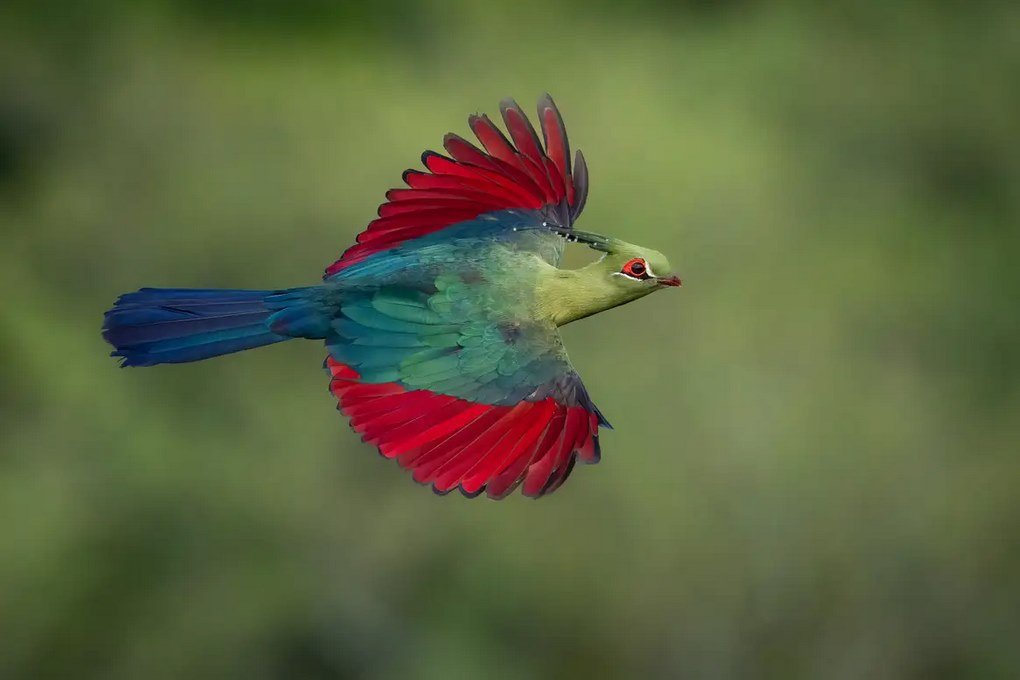
#> input picture HW0/Q1.jpg, 1020 x 680 px
$ jupyter execute Q1.ipynb
#> lines starting #> are read from the running program, lines starting #| are printed output that depends on the picture
قسمت الف

باز کردن عکس با استفاده از matlotlib
منبع : https://matplotlib.org/stable/tutorials/introductory/images.html

[cell 1]
import matplotlib.pyplot as plt
import numpy as np
from PIL import Image

img = np.asarray(Image.open('./Q1.jpg'))
#> img is the input picture: shape (680, 1020, 3); mean R, G, B 91.6, 100.1, 63.9

print(img.shape) # (680, 1020, 3)
#| (680, 1020, 3)


# print(repr(img))
# plt.xticks([]), plt.yticks([])  # to hide tick values on X and Y axis
imgplot = plt.imshow(img)

باز کردن عکس با opencv
منبع : https://docs.opencv.org/4.x/db/deb/tutorial_display_image.html

[cell 2]
import cv2 as cv
import sys

img = cv.imread(cv.samples.findFile("./Q1.jpg"))
if img is None:
    sys.exit("Could not read the image.")

print(img.shape) # (680, 1020, 3)
#| (680, 1020, 3)

cv.imshow("Display window", img)
k = cv.waitKey(0)
#> (key Esc is pressed here)

# if k == ord("s"):
#     cv.imwrite("./Q1.jpg", img)

تفاوت دو کتابخانه:
در ترتیب نمایش کانال رنگ ها به صورت rgb و bgr هست در زیر به طور مفصل تر توضیح آن آمده است.
لذا فرق این دو کتابخانه برای نمایش دادن تصویر در ترتیب کانال رنگ ها هست.
همچنین در matplotlib محور ها نمایش داده می شوند ولی در opencv نمایش داده نمی شوند که می توان محور ها را برداشت.
با دستور های زیر:
plt.xticks([]), plt.yticks([])   # to hide tick values on X and Y axis

منبع: https://www.bogotobogo.com/python/OpenCV_Python/python_opencv3_matplotlib_rgb_brg_image_load_display_save.php

IMAGE - OPENCV BGR : MATPLOTLIB RGB

RGB? BGR?
There is a difference in pixel ordering in OpenCV and Matplotlib. OpenCV follows BGR order, while matplotlib likely follows RGB order.

Therefore, when we display an image loaded in OpenCV using matplotlib functions, we may want to convert it into RGB mode.

Source code looks like this:
import cv2
import numpy as np
import matplotlib.pyplot as plt

bgr_img = cv2.imread('images/Q1.jpg')

b,g,r = cv2.split(bgr_img)       # get b,g,r
rgb_img = cv2.merge([r,g,b])     # switch it to rgb

plt.imshow(rgb_img)
plt.xticks([]), plt.yticks([])   # to hide tick values on X and Y axis
plt.show()

while True:
    k = cv2.waitKey(0) & 0xFF    # 0xFF? To get the lowest byte.
    if k == 27: break            # Code for the ESC key

cv2.destroyAllWindows()

خروجی کتابخانه matplotlob را مانند opencv کنید

[cell 3]
# import cv2 as cv
# import numpy as np
# import matplotlib.pyplot as plt

bgr_img = cv.imread('./Q1.jpg')
plt.imshow(bgr_img)

# uncomment bellow code for switching to rgb from brg
# b,g,r = cv.split(bgr_img)       # get b,g,r
# rgb_img = cv.merge([r,g,b])     # switch it to rgb
# plt.imshow(rgb_img)

plt.xticks([]), plt.yticks([])   # to hide tick values on X and Y axis
plt.show()

# while True:
#     k = cv.waitKey(0) & 0xFF    # 0xFF? To get the lowest byte.
#     if k == 27: break            # Code for the ESC key

cv.destroyAllWindows()

قسمت ب

تفسیر خروجی
img.shape
منبع : https://www.educba.com/opencv-get-image-size/#:~:text=Working%20of%20shape()%20Function%20in%20OpenCV,ndarray.

The dimensions of a given image like the height of the image, width of the image and number of channels in the image are called the shape of the image.
The shape of the image is stored in numpy.ndarray.
In order to find the shape of a given image, we make use of a function in OpenCV called shape() function.
The shape() function can provide the dimension of a given image.
The shape() function stores each of the dimension of the image like the height of the image, width of the image and number of channels in the image at different indices.
The height of the image is stored at the index 0.
The width of the image is stored at index 1.
The number of channels in the image is stored at index 2.

قسمت ج

منابع :
https://techtutorialsx.com/2019/04/13/python-opencv-converting-image-to-black-and-white/
https://www.pythontutorial.net/python-basics/python-create-text-file/

[cell 4]
import os
import cv2

def load_images_from_folder(folder): # https://stackoverflow.com/questions/30230592/loading-all-images-using-imread-from-a-given-folder
#> called with folder = './Q1/'
    images = []
    image_names = []
    for filename in os.listdir(folder):
        img = cv2.imread(os.path.join(folder,filename))
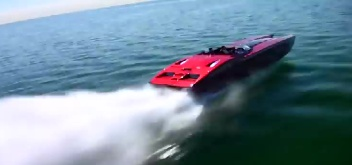
#> input picture HW0/Q1/000030.jpeg, 352 x 165 px
#> img is the input picture: shape (165, 352, 3); mean B, G, R 150.4, 135.3, 113.6
        if img is not None:
            images.append(img)
            image_names.append(filename)
    return images, image_names

os.makedirs("./Q1/B&W", exist_ok=True)
images, image_names = load_images_from_folder("./Q1/")
# print(images[0])

for i in range(len(images)):
    originalImage = images[i]
    grayImage = cv2.cvtColor(originalImage, cv2.COLOR_BGR2GRAY)
    # cv2.imshow("Display window", grayImage)
    cv2.imwrite("./Q1/B&W/" + image_names[i], grayImage)
    with open("./Q1/B&W/" + image_names[i] + '.txt', 'w') as f:
        f.write(str(originalImage.shape))
#> this loop made 3 passes
#> pass 1, `grayImage = cv2.cvtColor(originalImage, cv2.COLOR_BGR2GRAY)`:
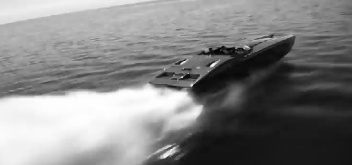
#> grayImage: shape (165, 352); min 2, max 255, mean 130.5
#> pass 2, `grayImage = cv2.cvtColor(originalImage, cv2.COLOR_BGR2GRAY)`:
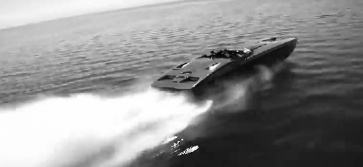
#> grayImage: shape (167, 363); min 2, max 255, mean 142
#> pass 3, `grayImage = cv2.cvtColor(originalImage, cv2.COLOR_BGR2GRAY)`:
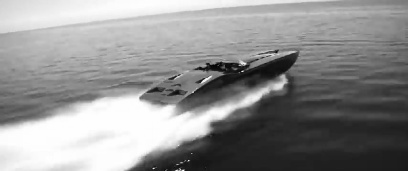
#> grayImage: shape (171, 408); min 1, max 255, mean 143.6
